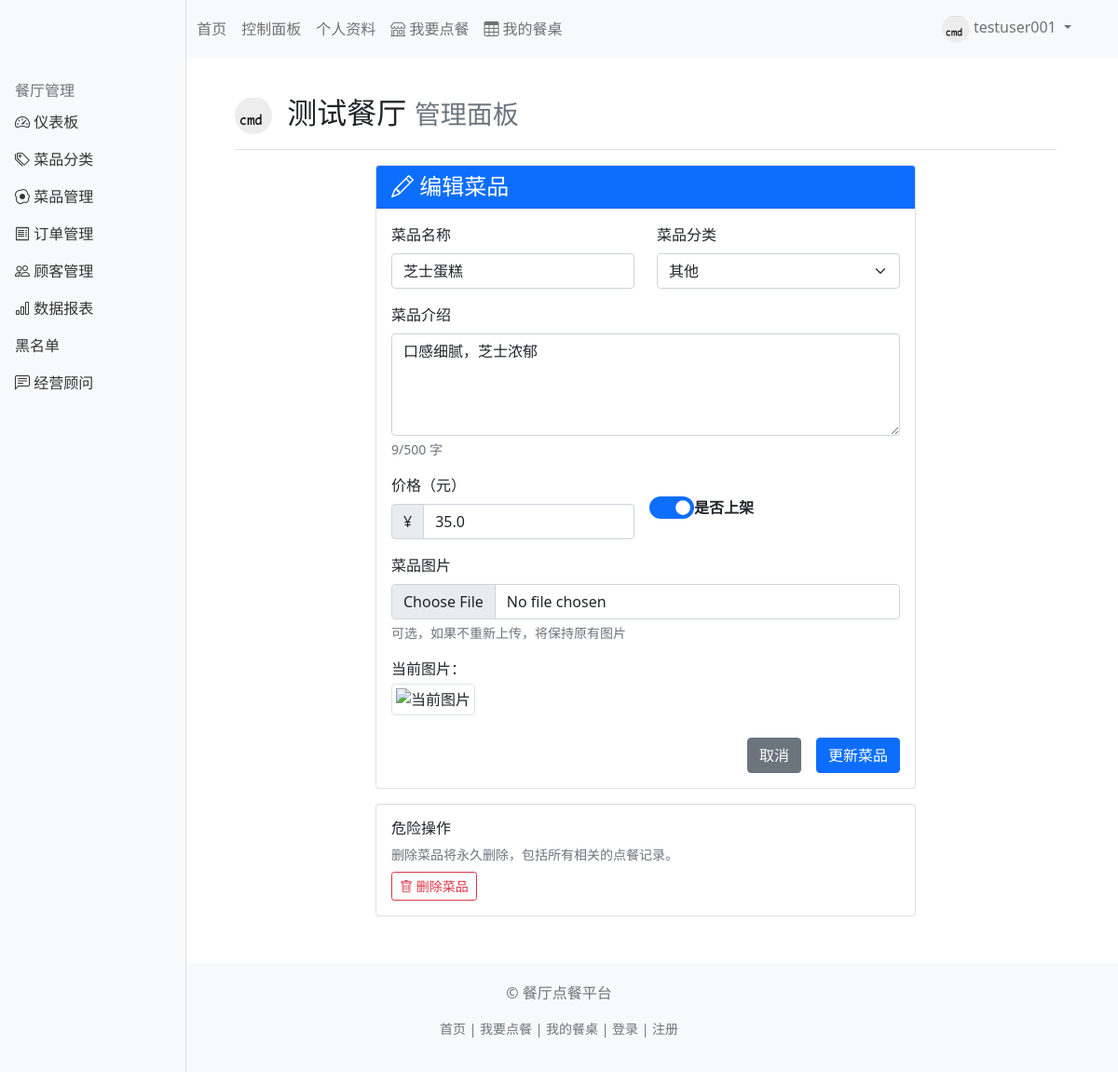
The app's page /restaurant/1/dishes/1/edit (signed in) with its own data.
### app/models.py (models this page shows, shortened)
class User(UserMixin, db.Model):
    id = db.Column(db.Integer, primary_key=True)
    username = db.Column(db.String(64), unique=True, nullable=False, index=True)
    email = db.Column(db.String(120), unique=True, nullable=False, index=True)
    password_hash = db.Column(db.String(256), nullable=False)
    avatar_path = db.Column(db.String(200), default='default_avatar.png')
    created_at = db.Column(db.DateTime, default=datetime.utcnow)
    is_active = db.Column(db.Boolean, default=True)
    role = db.Column(db.String(20), default='customer')  # 'customer' 或 'owner'
    restaurant = db.relationship('Restaurant', backref='owner', uselist=False, lazy=True)
    orders = db.relationship('Order', backref='customer', lazy='dynamic')
    blacklisted_by = db.relationship('Blacklist', backref='user', lazy='dynamic')

class Restaurant(db.Model):
    id = db.Column(db.Integer, primary_key=True)
    name = db.Column(db.String(100), unique=True, nullable=False, index=True)
    logo_path = db.Column(db.String(200), default='default_logo.png')
    description = db.Column(db.Text)
    owner_id = db.Column(db.Integer, db.ForeignKey('user.id'), nullable=False)
    created_at = db.Column(db.DateTime, default=datetime.utcnow)
    total_sales = db.Column(db.Float, default=0.0)  # 餐厅总销售额，用于排序
    categories = db.relationship('Category', backref='restaurant', lazy='dynamic', cascade='all, delete-orphan')
    dishes = db.relationship('Dish', backref='restaurant', lazy='dynamic', cascade='all, delete-orphan')
    orders = db.relationship('Order', backref='restaurant', lazy='dynamic')
    blacklist = db.relationship('Blacklist', backref='restaurant', lazy='dynamic', cascade='all, delete-orphan')

class Dish(db.Model):
    id = db.Column(db.Integer, primary_key=True)
    name = db.Column(db.String(100), nullable=False)
    description = db.Column(db.Text, nullable=False)
    price = db.Column(db.Float, nullable=False)
    image_path = db.Column(db.String(200), default='default_dish.png')
    category_id = db.Column(db.Integer, db.ForeignKey('category.id'), nullable=False)
    restaurant_id = db.Column(db.Integer, db.ForeignKey('restaurant.id'), nullable=False)
    created_at = db.Column(db.DateTime, default=datetime.utcnow)
    order_count = db.Column(db.Integer, default=0)  # 被点次数
    is_active = db.Column(db.Boolean, default=True)  # 是否上架
    order_items = db.relationship('OrderItem', backref='dish', lazy='dynamic', cascade='all, delete-orphan')

### app/routes/restaurant.py (the view, shortened to what this page needs)
@restaurant_bp.route('/<int:restaurant_id>/dishes/<int:dish_id>/edit', methods=['GET', 'POST'])
@login_required
@restaurant_owner_required
def edit_dish(restaurant_id, dish_id):
    restaurant = Restaurant.query.get_or_404(restaurant_id)
    dish = Dish.query.get_or_404(dish_id)
    if dish.restaurant_id != restaurant_id:
        abort(404)
    form = DishEditForm(restaurant_id=restaurant_id, obj=dish)
    return render_template('restaurant/edit_dish.html',
                         title='编辑菜品',
                         restaurant=restaurant,
                         dish=dish,
                         form=form)

### app/forms.py
class DishEditForm(FlaskForm):
    name = StringField('菜品名称', validators=[
        DataRequired(message='菜品名称不能为空'),
        Length(min=2, max=100, message='菜品名称长度应为2-100个字符')
    ])
    description = TextAreaField('菜品介绍', validators=[
        DataRequired(message='菜品介绍不能为空'),
        Length(max=500, message='菜品介绍不能超过500字')
    ])
    price = FloatField('价格（元）', validators=[
        DataRequired(message='价格不能为空'),
        NumberRange(min=0.01, max=9999.99, message='价格必须在0.01-9999.99之间')
    ])
    category_id = SelectField('菜品分类', coerce=int, validators=[
        DataRequired(message='请选择菜品分类')
    ])
    image = FileField('菜品图片', validators=[
        FileAllowed(['jpg', 'jpeg', 'png', 'gif'], '只支持jpg, jpeg, png, gif格式'),
        Optional()  # 编辑时图片是可选的
    ])
    is_active = BooleanField('是否上架')
    submit = SubmitField('更新菜品')
    def __init__(self, restaurant_id=None, *args, **kwargs):
        super(DishEditForm, self).__init__(*args, **kwargs)
        if restaurant_id:
            categories = Category.query.filter_by(restaurant_id=restaurant_id).all()
            self.category_id.choices = [(c.id, c.name) for c in categories]

### app/routes/restaurant.py (called while the page is built)
def restaurant_owner_required(f):
    from functools import wraps
    @wraps(f)
    def decorated_function(restaurant_id, *args, **kwargs):
        restaurant = Restaurant.query.get_or_404(restaurant_id)
        if current_user.id != restaurant.owner_id:
            abort(403)  # 禁止访问
        return f(restaurant_id, *args, **kwargs)
    return decorated_function

### app/templates/restaurant/edit_dish.html (shortened to what this page needs)
{% extends "restaurant/base.html" %}
{% block restaurant_content %}
<div class="row justify-content-center">
    <div class="col-md-8">
        <div class="card">
            <div class="card-header bg-primary text-white">
                <h4 class="mb-0"><i class="bi bi-pencil"></i> 编辑菜品</h4>
            </div>
            <div class="card-body">
                <form method="POST" action="" enctype="multipart/form-data" novalidate>
                    <div class="row">
                        <div class="col-md-6 mb-3">
                            {{ form.name.label(class="form-label") }}
                            {{ form.name(class="form-control" + (" is-invalid" if form.name.errors else "")) }}
                        </div>
                        <div class="col-md-6 mb-3">
                            {{ form.category_id.label(class="form-label") }}
                            {{ form.category_id(class="form-select" + (" is-invalid" if form.category_id.errors else "")) }}
                        </div>
                    </div>
                    <div class="mb-3">
                        {{ form.description.label(class="form-label") }}
                        {{ form.description(class="form-control" + (" is-invalid" if form.description.errors else ""), rows=4) }}
                        <div class="form-text">
                            <span id="char-count">{{ form.description.data|length if form.description.data else 0 }}</span>/500 字
                        </div>
                    </div>
                    <div class="row">
                        <div class="col-md-6 mb-3">
                            {{ form.price.label(class="form-label") }}
                            <div class="input-group">
                                <span class="input-group-text">¥</span>
                                {{ form.price(class="form-control" + (" is-invalid" if form.price.errors else "")) }}
                            </div>
                        </div>
                        <div class="col-md-6 mb-3">
                            <div class="form-check form-switch mt-4">
                                {{ form.is_active(class="form-check-input", style="transform: scale(1.5)") }}
                                {{ form.is_active.label(class="form-check-label fw-bold") }}
                            </div>
                        </div>
                    </div>
                    <div class="mb-4">
                        {{ form.image.label(class="form-label") }}
                        {{ form.image(class="form-control" + (" is-invalid" if form.image.errors else "")) }}
                        <div class="form-text">可选，如果不重新上传，将保持原有图片</div>
                        <div class="mt-3">
                            <p class="mb-1">当前图片：</p>
                            <img src="{{ url_for('restaurant.uploaded_file', folder='dishes', filename=dish.image_path) }}"
                                 alt="当前图片" class="img-thumbnail" style="max-height: 150px;">
                        </div>
                    </div>
                    <div class="d-grid gap-2 d-md-flex justify-content-md-end mt-4">
                        <a href="{{ url_for('restaurant.dish_detail', restaurant_id=restaurant.id, dish_id=dish.id) }}"
                           class="btn btn-secondary me-md-2">取消</a>
                        {{ form.submit(class="btn btn-primary") }}
                    </div>
                </form>
            </div>
        </div>
        <div class="card mt-3">
            <div class="card-body">
                <h6>危险操作</h6>
                <p class="text-muted small mb-2">删除菜品将永久删除，包括所有相关的点餐记录。</p>
                <button type="button" class="btn btn-outline-danger btn-sm" data-bs-toggle="modal" data-bs-target="#deleteModal">
                    <i class="bi bi-trash"></i> 删除菜品
                </button>
            </div>
        </div>
    </div>
</div>
{% endblock %}

### app/templates/restaurant/base.html (shortened to what this page needs)
{% extends "base.html" %}
{% block content %}
<div class="container-fluid">
    <div class="row">
        <div class="col-md-3 col-lg-2 d-md-block bg-light sidebar">
            <div class="position-sticky pt-3">
                <h6 class="sidebar-heading d-flex justify-content-between align-items-center px-3 mt-4 mb-1 text-muted">
                    <span>餐厅管理</span>
                </h6>
                <ul class="nav flex-column">
                    <li class="nav-item">
                        <a class="nav-link {% if request.endpoint == 'restaurant.dashboard' %}active{% endif %}"
                           href="{{ url_for('restaurant.dashboard', restaurant_id=restaurant.id) }}">
                            <i class="bi bi-speedometer2"></i> 仪表板
                        </a>
                    </li>
                    <li class="nav-item">
                        <a class="nav-link {% if request.endpoint == 'restaurant.categories' %}active{% endif %}"
                           href="{{ url_for('restaurant.categories', restaurant_id=restaurant.id) }}">
                            <i class="bi bi-tags"></i> 菜品分类
                        </a>
                    </li>
                    <li class="nav-item">
                        <a class="nav-link {% if request.endpoint == 'restaurant.dishes' %}active{% endif %}"
                           href="{{ url_for('restaurant.dishes', restaurant_id=restaurant.id) }}">
                            <i class="bi bi-egg-fried"></i> 菜品管理
                        </a>
                    </li>
                    <li class="nav-item">
                        <a class="nav-link {% if request.endpoint == 'restaurant.orders' %}active{% endif %}"
                           href="{{ url_for('restaurant.orders', restaurant_id=restaurant.id) }}">
                            <i class="bi bi-receipt"></i> 订单管理
                        </a>
                    </li>
                    <li class="nav-item">
                        <a class="nav-link {% if request.endpoint == 'restaurant.customers' %}active{% endif %}"
                           href="{{ url_for('restaurant.customers', restaurant_id=restaurant.id) }}">
                            <i class="bi bi-people"></i> 顾客管理
                        </a>
                    </li>
                    <li class="nav-item">
                        <a class="nav-link {% if request.endpoint == 'restaurant.reports' %}active{% endif %}"
                           href="{{ url_for('restaurant.reports', restaurant_id=restaurant.id) }}">
                            <i class="bi bi-bar-chart"></i> 数据报表
                        </a>
                    </li>
                    <li class="nav-item">
                        <a class="nav-link {% if request.endpoint == 'restaurant.blacklist' %}active{% endif %}"
                           href="{{ url_for('restaurant.blacklist', restaurant_id=restaurant.id) }}">
                             黑名单
                        </a>
                    </li>
                    <li class="nav-item">
                        <a class="nav-link {% if request.endpoint == 'restaurant.advisor' %}active{% endif %}"
                           href="{{ url_for('restaurant.advisor', restaurant_id=restaurant.id) }}">
                            <i class="bi bi-chat-left-text"></i> 经营顾问
                        </a>
                    </li>
                </ul>
            </div>
        </div>
        <main class="col-md-9 ms-sm-auto col-lg-10 px-md-4">
            <div class="d-flex justify-content-between flex-wrap flex-md-nowrap align-items-center pt-3 pb-2 mb-3 border-bottom">
                <h1 class="h2">
                    {% if restaurant.logo_path %}
                    <img src="{{ url_for('static', filename='uploads/logos/' + restaurant.logo_path) }}"
                         alt="Logo" width="40" height="40" class="rounded-circle me-2">
                    {% endif %}
                    {{ restaurant.name }}
                    <small class="text-muted">管理面板</small>
                </h1>
            </div>
            {% block restaurant_content %}{% endblock %}
        </main>
    </div>
</div>
{% endblock %}

### app/templates/base.html (shortened to what this page needs)
<!DOCTYPE html>
<html lang="zh-CN">
<head>
    <link href="https://cdn.jsdelivr.net/npm/bootstrap@5.1.3/dist/css/bootstrap.min.css" rel="stylesheet">
    <link rel="stylesheet" href="https://cdn.jsdelivr.net/npm/bootstrap-icons@1.8.1/font/bootstrap-icons.css">
</head>
<body>
    <nav class="navbar navbar-expand-lg navbar-light bg-light">
        <div class="container">
            <a class="navbar-brand" href="{{ url_for('main.index') }}">
            </a>
            <div class="collapse navbar-collapse" id="navbarNav">
                <ul class="navbar-nav me-auto">
                    <li class="nav-item">
                        <a class="nav-link" href="{{ url_for('main.index') }}">首页</a>
                    </li>
                    {% if current_user.is_authenticated %}
                    <li class="nav-item">
                        <a class="nav-link" href="{{ url_for('main.dashboard') }}">控制面板</a>
                    </li>
                    <li class="nav-item">
                        <a class="nav-link" href="{{ url_for('auth.profile') }}">个人资料</a>
                    </li>
                    <li class="nav-item">
                        <a class="nav-link" href="{{ url_for('main.restaurants') }}">
                            <i class="bi bi-shop"></i> 我要点餐
                        </a>
                    </li>
                    <li class="nav-item">
                        <a class="nav-link" href="{{ url_for('main.my_table') }}">
                            <i class="bi bi-table"></i> 我的餐桌
                        </a>
                    </li>
                    {% endif %}
                </ul>
                <ul class="navbar-nav">
                    {% if current_user.is_authenticated %}
                    <li class="nav-item dropdown">
                        <a class="nav-link dropdown-toggle" href="#" id="navbarDropdown" role="button" data-bs-toggle="dropdown">
                            <img src="{{ url_for('static', filename='uploads/avatars/' + current_user.avatar_path) }}"
                                 alt="头像" class="rounded-circle" width="30" height="30">
                            {{ current_user.username }}
                        </a>
                    </li>
                    {% endif %}
                </ul>
            </div>
        </div>
    </nav>
    <main class="container mt-4">
        {% block content %}{% endblock %}
    </main>
    <footer class="footer">
        <div class="container text-center">
            <p class="text-muted">© 餐厅点餐平台</p>
            <p class="text-muted small">
                <a href="{{ url_for('main.index') }}" class="text-decoration-none text-muted">首页</a> |
                {% if current_user.is_authenticated %}
                <a href="{{ url_for('main.restaurants') }}" class="text-decoration-none text-muted">我要点餐</a> |
                <a href="{{ url_for('main.my_table') }}" class="text-decoration-none text-muted">我的餐桌</a> |
                {% endif %}
                <a href="{{ url_for('auth.login') }}" class="text-decoration-none text-muted">登录</a> |
                <a href="{{ url_for('auth.register') }}" class="text-decoration-none text-muted">注册</a>
            </p>
        </div>
    </footer>
</body>
</html>

### app/templates/base.html (style rules this page uses)
.navbar-brand { font-weight: bold; }
.footer { margin-top: 50px; padding: 20px 0; background-color: #f8f9fa; }

### app/templates/restaurant/base.html (style rules this page uses)
.sidebar { position: fixed; top: 0; bottom: 0; left: 0; z-index: 100; padding: 48px 0 0; box-shadow: inset -1px 0 0 rgba(0, 0, 0, .1); }
.sidebar .nav-link { font-weight: 500; color: #333; }

### records on screen
User: avatar_path (picture), username "testuser001"
Restaurant: logo_path (picture), name "测试餐厅"
Dish: name "芝士蛋糕", category_id "其他", description "口感细腻，芝士浓郁", price "35.0", is_active "☑"
